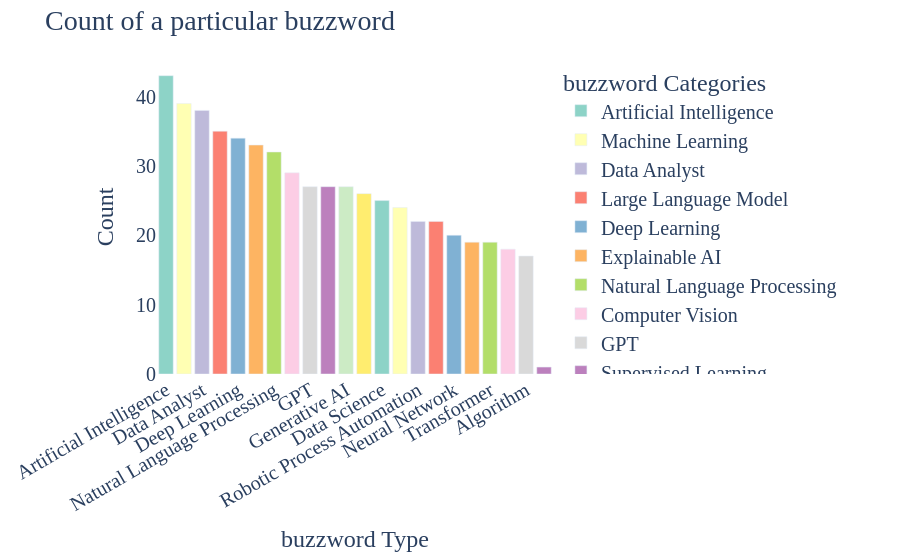

The notebook cell saved with this chart:
### Code cell
# Creating the bar plot
import plotly.express as px
import plotly.graph_objects as go
# Create a new DataFrame for plotting
plot_data = pd.DataFrame({
    'buzzword': df['buzzword'].value_counts().index,
    'Count': df['buzzword'].value_counts().values
})
plot_data.head()
fig = px.bar(plot_data, x='buzzword', y='Count',
             color='buzzword', 
             labels={'buzzword': 'Job', 'Count': 'Count'},
             color_discrete_sequence=px.colors.qualitative.Set3)

fig.update_layout(
    title='Count of a particular buzzword',
    xaxis_title='buzzword Type',
    yaxis_title='Count',
    legend_title='buzzword Categories',
    showlegend=True,
    xaxis=dict(tickangle=-30),
    font=dict(family='Times New Roman', size=20),
    plot_bgcolor='white'
)

fig.show()

### Figure 1 — Plotly figure (JSON) as saved in the notebook; plotly's stock layout.template omitted (floating-point values rounded to 4 significant figures)
{"data": [{"hovertemplate": "Job=%{x}<br>Count=%{y}<extra></extra>", "legendgroup": "Artificial Intelligence", "marker": {"color": "rgb(141,211,199)", "pattern": {"shape": ""}}, "name": "Artificial Intelligence", "orientation": "v", "showlegend": true, "textposition": "auto", "type": "bar", "x": ["Artificial Intelligence"], "xaxis": "x", "y": [43], "yaxis": "y"}, {"hovertemplate": "Job=%{x}<br>Count=%{y}<extra></extra>", "legendgroup": "Machine Learning", "marker": {"color": "rgb(255,255,179)", "pattern": {"shape": ""}}, "name": "Machine Learning", "orientation": "v", "showlegend": true, "textposition": "auto", "type": "bar", "x": ["Machine Learning"], "xaxis": "x", "y": [39], "yaxis": "y"}, {"hovertemplate": "Job=%{x}<br>Count=%{y}<extra></extra>", "legendgroup": "Data Analyst", "marker": {"color": "rgb(190,186,218)", "pattern": {"shape": ""}}, "name": "Data Analyst", "orientation": "v", "showlegend": true, "textposition": "auto", "type": "bar", "x": ["Data Analyst"], "xaxis": "x", "y": [38], "yaxis": "y"}, {"hovertemplate": "Job=%{x}<br>Count=%{y}<extra></extra>", "legendgroup": "Large Language Model", "marker": {"color": "rgb(251,128,114)", "pattern": {"shape": ""}}, "name": "Large Language Model", "orientation": "v", "showlegend": true, "textposition": "auto", "type": "bar", "x": ["Large Language Model"], "xaxis": "x", "y": [35], "yaxis": "y"}, {"hovertemplate": "Job=%{x}<br>Count=%{y}<extra></extra>", "legendgroup": "Deep Learning", "marker": {"color": "rgb(128,177,211)", "pattern": {"shape": ""}}, "name": "Deep Learning", "orientation": "v", "showlegend": true, "textposition": "auto", "type": "bar", "x": ["Deep Learning"], "xaxis": "x", "y": [34], "yaxis": "y"}, {"hovertemplate": "Job=%{x}<br>Count=%{y}<extra></extra>", "legendgroup": "Explainable AI", "marker": {"color": "rgb(253,180,98)", "pattern": {"shape": ""}}, "name": "Explainable AI", "orientation": "v", "showlegend": true, "textposition": "auto", "type": "bar", "x": ["Explainable AI"], "xaxis": "x", "y": [33], "yaxis": "y"}, {"hovertemplate": "Job=%{x}<br>Count=%{y}<extra></extra>", "legendgroup": "Natural Language Processing", "marker": {"color": "rgb(179,222,105)", "pattern": {"shape": ""}}, "name": "Natural Language Processing", "orientation": "v", "showlegend": true, "textposition": "auto", "type": "bar", "x": ["Natural Language Processing"], "xaxis": "x", "y": [32], "yaxis": "y"}, {"hovertemplate": "Job=%{x}<br>Count=%{y}<extra></extra>", "legendgroup": "Computer Vision", "marker": {"color": "rgb(252,205,229)", "pattern": {"shape": ""}}, "name": "Computer Vision", "orientation": "v", "showlegend": true, "textposition": "auto", "type": "bar", "x": ["Computer Vision"], "xaxis": "x", "y": [29], "yaxis": "y"}, {"hovertemplate": "Job=%{x}<br>Count=%{y}<extra></extra>", "legendgroup": "GPT", "marker": {"color": "rgb(217,217,217)", "pattern": {"shape": ""}}, "name": "GPT", "orientation": "v", "showlegend": true, "textposition": "auto", "type": "bar", "x": ["GPT"], "xaxis": "x", "y": [27], "yaxis": "y"}, {"hovertemplate": "Job=%{x}<br>Count=%{y}<extra></extra>", "legendgroup": "Supervised Learning", "marker": {"color": "rgb(188,128,189)", "pattern": {"shape": ""}}, "name": "Supervised Learning", "orientation": "v", "showlegend": true, "textposition": "auto", "type": "bar", "x": ["Supervised Learning"], "xaxis": "x", "y": [27], "yaxis": "y"}, {"hovertemplate": "Job=%{x}<br>Count=%{y}<extra></extra>", "legendgroup": "Generative AI", "marker": {"color": "rgb(204,235,197)", "pattern": {"shape": ""}}, "name": "Generative AI", "orientation": "v", "showlegend": true, "textposition": "auto", "type": "bar", "x": ["Generative AI"], "xaxis": "x", "y": [27], "yaxis": "y"}, {"hovertemplate": "Job=%{x}<br>Count=%{y}<extra></extra>", "legendgroup": "Big Data", "marker": {"color": "rgb(255,237,111)", "pattern": {"shape": ""}}, "name": "Big Data", "orientation": "v", "showlegend": true, "textposition": "auto", "type": "bar", "x": ["Big Data"], "xaxis": "x", "y": [26], "yaxis": "y"}, {"hovertemplate": "Job=%{x}<br>Count=%{y}<extra></extra>", "legendgroup": "Data Science", "marker": {"color": "rgb(141,211,199)", "pattern": {"shape": ""}}, "name": "Data Science", "orientation": "v", "showlegend": true, "textposition": "auto", "type": "bar", "x": ["Data Science"], "xaxis": "x", "y": [25], "yaxis": "y"}, {"hovertemplate": "Job=%{x}<br>Count=%{y}<extra></extra>", "legendgroup": "Unsupervised Learning", "marker": {"color": "rgb(255,255,179)", "pattern": {"shape": ""}}, "name": "Unsupervised Learning", "orientation": "v", "showlegend": true, "textposition": "auto", "type": "bar", "x": ["Unsupervised Learning"], "xaxis": "x", "y": [24], "yaxis": "y"}, {"hovertemplate": "Job=%{x}<br>Count=%{y}<extra></extra>", "legendgroup": "Robotic Process Automation", "marker": {"color": "rgb(190,186,218)", "pattern": {"shape": ""}}, "name": "Robotic Process Automation", "orientation": "v", "showlegend": true, "textposition": "auto", "type": "bar", "x": ["Robotic Process Automation"], "xaxis": "x", "y": [22], "yaxis": "y"}, {"hovertemplate": "Job=%{x}<br>Count=%{y}<extra></extra>", "legendgroup": "Chatbot", "marker": {"color": "rgb(251,128,114)", "pattern": {"shape": ""}}, "name": "Chatbot", "orientation": "v", "showlegend": true, "textposition": "auto", "type": "bar", "x": ["Chatbot"], "xaxis": "x", "y": [22], "yaxis": "y"}, {"hovertemplate": "Job=%{x}<br>Count=%{y}<extra></extra>", "legendgroup": "Neural Network", "marker": {"color": "rgb(128,177,211)", "pattern": {"shape": ""}}, "name": "Neural Network", "orientation": "v", "showlegend": true, "textposition": "auto", "type": "bar", "x": ["Neural Network"], "xaxis": "x", "y": [20], "yaxis": "y"}, {"hovertemplate": "Job=%{x}<br>Count=%{y}<extra></extra>", "legendgroup": "Sentiment Analysis", "marker": {"color": "rgb(253,180,98)", "pattern": {"shape": ""}}, "name": "Sentiment Analysis", "orientation": "v", "showlegend": true, "textposition": "auto", "type": "bar", "x": ["Sentiment Analysis"], "xaxis": "x", "y": [19], "yaxis": "y"}, {"hovertemplate": "Job=%{x}<br>Count=%{y}<extra></extra>", "legendgroup": "Transformer", "marker": {"color": "rgb(179,222,105)", "pattern": {"shape": ""}}, "name": "Transformer", "orientation": "v", "showlegend": true, "textposition": "auto", "type": "bar", "x": ["Transformer"], "xaxis": "x", "y": [19], "yaxis": "y"}, {"hovertemplate": "Job=%{x}<br>Count=%{y}<extra></extra>", "legendgroup": "Internet of Things", "marker": {"color": "rgb(252,205,229)", "pattern": {"shape": ""}}, "name": "Internet of Things", "orientation": "v", "showlegend": true, "textposition": "auto", "type": "bar", "x": ["Internet of Things"], "xaxis": "x", "y": [18], "yaxis": "y"}, {"hovertemplate": "Job=%{x}<br>Count=%{y}<extra></extra>", "legendgroup": "Algorithm", "marker": {"color": "rgb(217,217,217)", "pattern": {"shape": ""}}, "name": "Algorithm", "orientation": "v", "showlegend": true, "textposition": "auto", "type": "bar", "x": ["Algorithm"], "xaxis": "x", "y": [17], "yaxis": "y"}, {"hovertemplate": "Job=%{x}<br>Count=%{y}<extra></extra>", "legendgroup": "Supervised Unsupervised Learning", "marker": {"color": "rgb(188,128,189)", "pattern": {"shape": ""}}, "name": "Supervised Unsupervised Learning", "orientation": "v", "showlegend": true, "textposition": "auto", "type": "bar", "x": ["Supervised Unsupervised Learning"], "xaxis": "x", "y": [1], "yaxis": "y"}], "layout": {"barmode": "relative", "font": {"family": "Times New Roman", "size": 20}, "legend": {"title": {"text": "buzzword Categories"}, "tracegroupgap": 0}, "margin": {"t": 60}, "plot_bgcolor": "white", "showlegend": true, "title": {"text": "Count of a particular buzzword"}, "xaxis": {"anchor": "y", "categoryarray": ["Artificial Intelligence", "Machine Learning", "Data Analyst", "Large Language Model", "Deep Learning", "Explainable AI", "Natural Language Processing", "Computer Vision", "GPT", "Supervised Learning", "Generative AI", "Big Data", "Data Science", "Unsupervised Learning", "Robotic Process Automation", "Chatbot", "Neural Network", "Sentiment Analysis", "Transformer", "Internet of Things", "Algorithm", "Supervised Unsupervised Learning"], "categoryorder": "array", "domain": [0, 1], "tickangle": -30, "title": {"text": "buzzword Type"}}, "yaxis": {"anchor": "x", "domain": [0, 1], "title": {"text": "Count"}}}}
